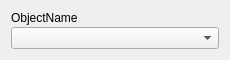
<?xml version="1.0" encoding="UTF-8"?>
<ui version="4.0">
 <class>Form</class>
 <widget class="QWidget" name="Form">
  <property name="geometry">
   <rect>
    <x>0</x>
    <y>0</y>
    <width>230</width>
    <height>53</height>
   </rect>
  </property>
  <property name="sizePolicy">
   <sizepolicy hsizetype="Expanding" vsizetype="Preferred">
    <horstretch>0</horstretch>
    <verstretch>0</verstretch>
   </sizepolicy>
  </property>
  <property name="minimumSize">
   <size>
    <width>0</width>
    <height>0</height>
   </size>
  </property>
  <property name="windowTitle">
   <string>Form</string>
  </property>
  <property name="styleSheet">
   <string notr="true">QMainWindow{
    color: #b1b1b1;
    background-color: #3c3c3c;
}

QWidget{
            background-color: #444;
            color: white;
}

QScrollArea{
            background-color: #444;
            color: white;
			border: 0px solid #222;
			
}

QListWidget{
            background-color: #444;
            color: white;
			border: 0px solid #222;
			
}

QStatusBar{
    color: white;
}

QMenuBar {
            background-color: #444;
}

QMenuBar::item {
            background-color: #444;
            color: rgb(255,255,255);
}

QMenuBar::item::selected {
            background-color: rgb(30,30,30);
}

QMenu {
            background-color: #3c3c3c;
}

QMenu::item {
            background-color: #3c3c3c;
            color: rgb(255,255,255);
}

QMenu::item::selected {
            background-color: rgb(30,30,30);
}

QDialog
{
    color: #b1b1b1;
    background-color: #3c3c3c;
}

QTabWidget QWidget
{
    background: #444;
}

#page, #page_2, #page_3 {
    background-color: #3c3c3c;
}

QGroupBox {
     color: #628CB2;
     border: 1px solid #222;
     border-radius: 5px;
     margin-top: 1ex; /* leave space at the top for the title */
}

QGroupBox::title {
     subcontrol-origin: margin;
     subcontrol-position: top center; /* position at the top center */
     padding: 0 3px;
     background-color: QLinearGradient( x1: 0, y1: 1, x2: 0, y2: 0, stop: 0 #333, stop: 1 #3c3c3c);
}

QHeaderView::section:vertical
{
    margin-bottom: 4px;
    border: 1px solid;
}

QLineEdit
{
    background-color: QLinearGradient( x1: 0, y1: 0, x2: 0, y2: 1, stop: 0 #4d4d4d, stop: 0 #646464, stop: 1 #5d5d5d);
    padding: 1px;
    border-style: solid;
    border: 1px solid #4D5056;
    border-radius: 5;
    color: #b1b1b1;
}

QPushButton
{
    color: #b1b1b1;
    background-color: QLinearGradient( x1: 0, y1: 0, x2: 0, y2: 1, stop: 0 #565656, stop: 0.1 #525252, stop: 0.5 #4e4e4e, stop: 0.9 #4a4a4a, stop: 1 #464646);
    border-width: 1px;
    border-color: #555555;
    border-style: solid;
    border-radius: 5;
    padding: 3px;
    padding-left: 5px;
    padding-right: 5px;
    outline: 0;
}

QPushButton:pressed
{
    background-color: QLinearGradient( x1: 0, y1: 0, x2: 0, y2: 1, stop: 0 #3d3d3d, stop: 0.1 #3b3b3b, stop: 0.5 #393939, stop: 0.9 #383838, stop: 1 #353535);
}

QComboBox
{
    color: #b1b1b1;
    background-color: QLinearGradient( x1: 0, y1: 0, x2: 0, y2: 1, stop: 0 #565656, stop: 0.1 #525252, stop: 0.5 #4e4e4e, stop: 0.9 #4a4a4a, stop: 1 #464646);
    border: 1px outset #4D5056;
    border-radius: 3px;
    padding: 1px 3px 1px 5px;
    selection-background-color: QLinearGradient( x1: 0, y1: 0, x2: 0, y2: 1, stop: 0 #097ace, stop: 1 #097ace);
    combobox-popup: 1;
}

QComboBox:hover, QPushButton:hover
{
    border: 1px solid QLinearGradient( x1: 0, y1: 0, x2: 0, y2: 1, stop: 0 #333 , stop: 1 #333);
}

QComboBox:on
{
    background-color: QLinearGradient( x1: 0, y1: 0, x2: 0, y2: 1, stop: 0 #2d2d2d, stop: 0.1 #2b2b2b, stop: 0.5 #292929, stop: 0.9 #282828, stop: 1 #252525);
}

QComboBox:!editable:on, QComboBox::drop-down:editable:on {
    background: QLinearGradient( x1: 0, y1: 0, x2: 0, y2: 1, stop: 0 #2d2d2d, stop: 0.1 #2b2b2b, stop: 0.5 #292929, stop: 0.9 #282828, stop: 1 #252525);
}

QComboBox::drop-down
{
     subcontrol-origin: padding;
     subcontrol-position: top right;
     border-left-width: 0px;
     border-left-color: black;
     border-left-style: inset;
     border-top-right-radius: 3px; /* same radius as the QComboBox */
     border-bottom-right-radius: 3px;
}

QComboBox::down-arrow {
     image: url(./icons/arrow.png);
}

QComboBox QAbstractItemView {
    selection-background-color: lightgray;
    background-color: #3c3c3c;
    border: 1px outset #3c3c3c;
}

QLabel
{
    color: #b1b1b1;
	background-color: transparent;
}

QSplitter::handle:vertical
{
    background: qlineargradient(x1:0, y1:0, x2:0, y2:1, stop:0 #494949, stop:1 #6f6f6f);
    height: 2px;
}

QSplitter::handle:horizontal
{
    background: qlineargradient(x1:0, y1:0, x2:1, y2:0, stop:0 #494949, stop:1 #6f6f6f);
    width: 2px;
}

QToolBox {
    background: #444;
}

QToolBox QScrollArea&gt;QWidget&gt;QWidget
{
    background: #444;
}

QToolBox::tab {
   background: qlineargradient(x1: 0, y1: 0, x2: 0, y2: 1, stop: 0 #E1E1E1, stop: 0.4 #DDDDDD, stop: 0.5 #D8D8D8, stop: 1.0 #D3D3D3);
   color: darkgray;
}

QToolBox::tab:selected {
    color: black;
}

QTabWidget::pane { /* The tab widget frame */
    border: 1px solid #333;
    background-color: #3c3c3c;
}

QTabBar::tab {
    background: #3a3a3a;
    border: 1px solid #222;
    border-bottom-color: #444; /* same as the pane color */
    min-width: 8ex;
    border-top-left-radius: 2px;
    border-top-right-radius: 2px;
    padding: 3px;
}


QTabBar::tab:selected, QTabBar::tab:hover {
    background: #444;
    border-bottom-color: #444; /* same as the pane color */
    color: white;
}

QTabBar::tab:!selected {
    margin-top: 2px; /* make non-selected tabs look smaller */
}

QPlainTextEdit {
    background-color: #111;
}</string>
  </property>
  <layout class="QVBoxLayout" name="verticalLayout">
   <item>
    <widget class="QWidget" name="pairingWidget" native="true">
     <layout class="QVBoxLayout" name="verticalLayout_2">
      <property name="spacing">
       <number>2</number>
      </property>
      <property name="leftMargin">
       <number>0</number>
      </property>
      <property name="topMargin">
       <number>0</number>
      </property>
      <property name="rightMargin">
       <number>0</number>
      </property>
      <property name="bottomMargin">
       <number>0</number>
      </property>
      <item>
       <widget class="QLabel" name="objectNameLabel">
        <property name="text">
         <string>ObjectName</string>
        </property>
       </widget>
      </item>
      <item>
       <widget class="QComboBox" name="armatureComboBox"/>
      </item>
     </layout>
    </widget>
   </item>
  </layout>
 </widget>
 <resources/>
 <connections/>
</ui>
